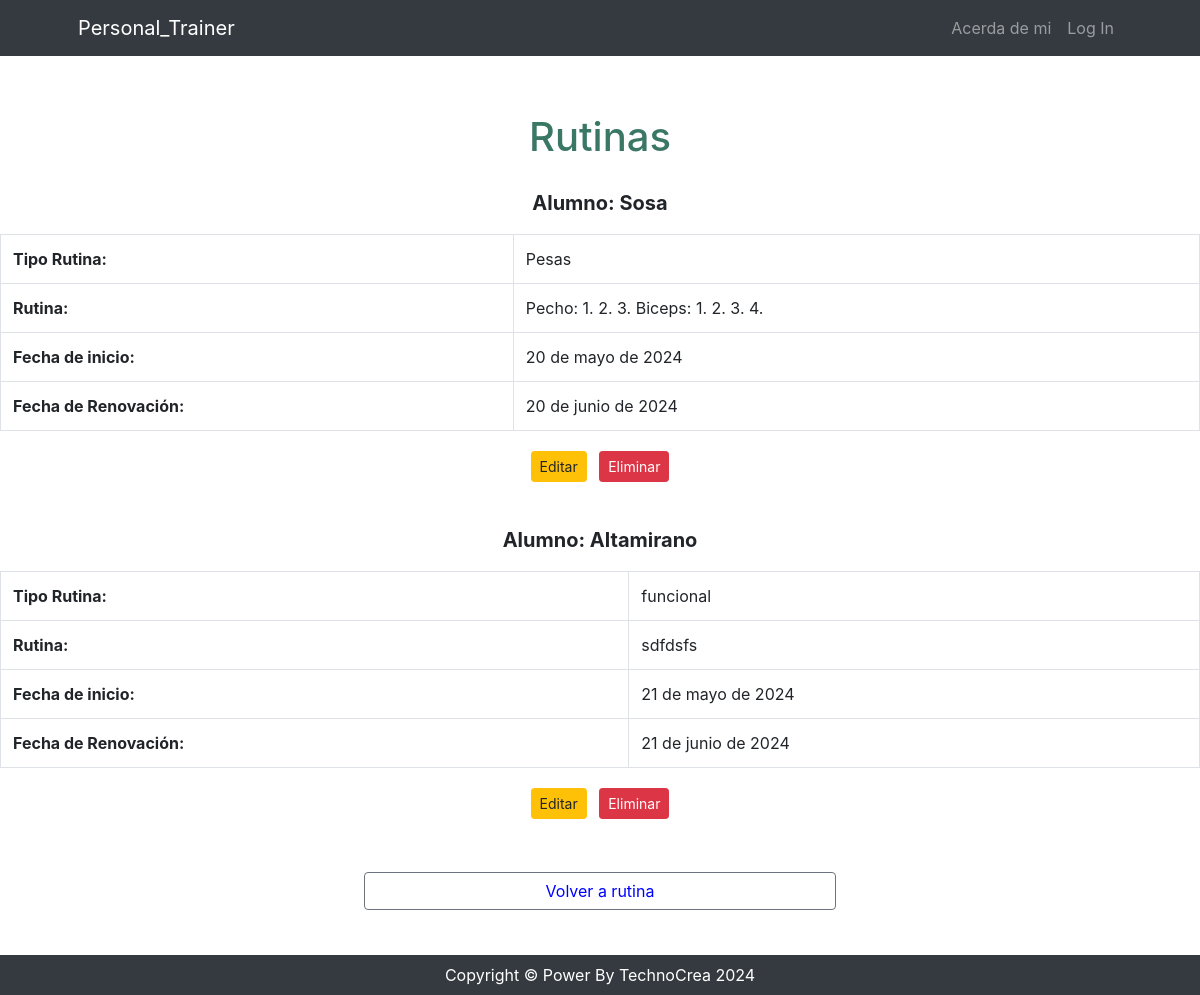
The app's page /usuario/rutina/list, older data.
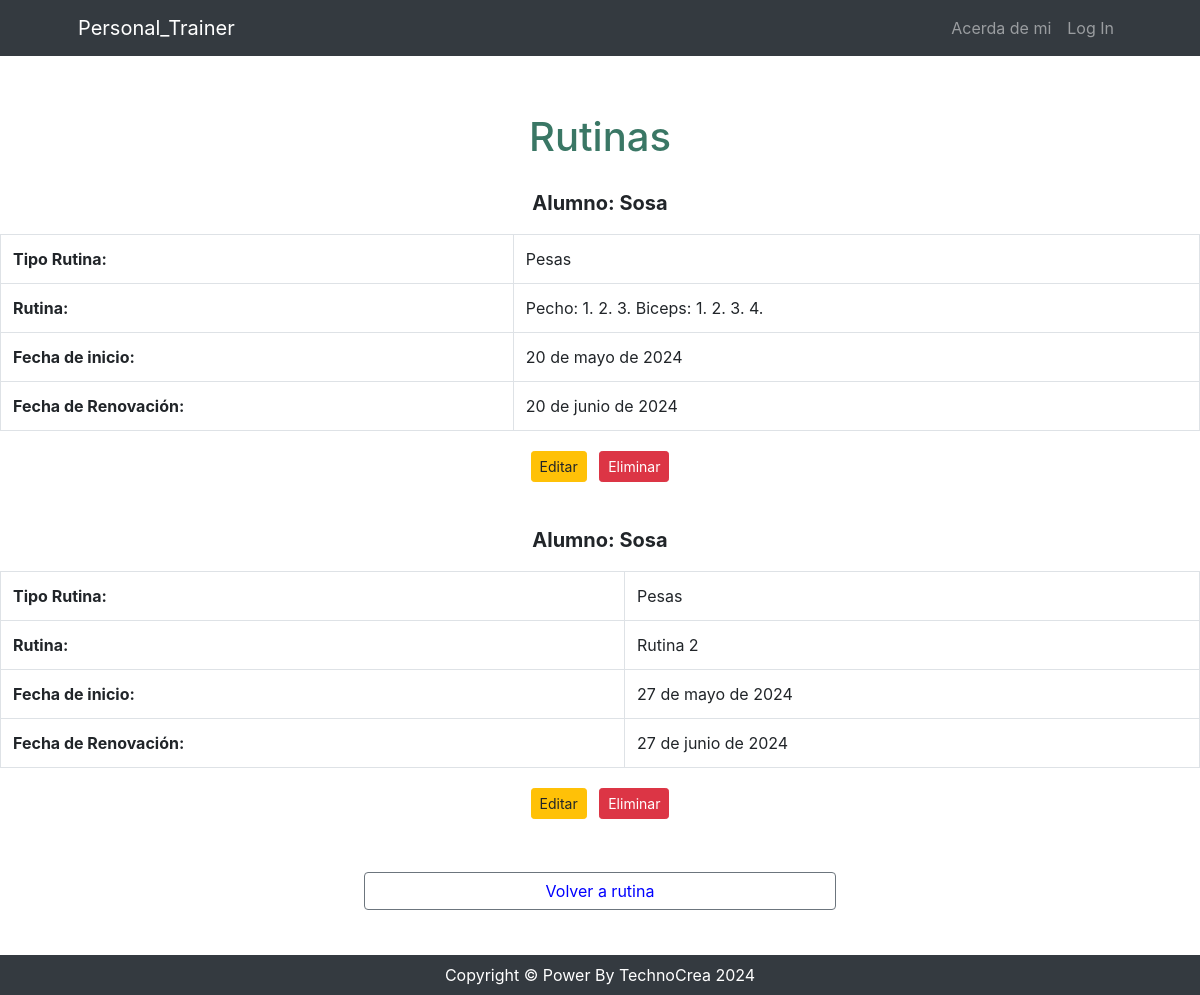
The same page, newer data.
### usuario/models.py (models this page shows, shortened)
class Rutina(models.Model):
    instructor = models.ForeignKey(Instructor, on_delete=models.CASCADE, verbose_name="Instructor asignado")
    alumno = models.ForeignKey(Alumno, on_delete=models.CASCADE, verbose_name="Alumno asignado")
    nombre = models.CharField(max_length=150, verbose_name="Nombre de la rutina")
    descripcion = models.TextField(verbose_name="Descripción")
    fecha_inicio = models.DateField(verbose_name="Fecha de inicio")
    fecha_fin = models.DateField(verbose_name="Fecha de fin")
    class Meta:
        verbose_name = 'Rutina'
        verbose_name_plural = 'Rutinas'

class Alumno(models.Model):
    dni = models.IntegerField()
    apellido = models.CharField(max_length=100)
    nombre = models.CharField(max_length=100)
    email = models.EmailField(unique=True)
    telefono = models.CharField(max_length=20, blank=True)
    fecha_nacimiento = models.DateField(null=True, blank=True)
    def __str__(self):
        return self.apellido
    class Meta:
        verbose_name = 'Alumno'
        verbose_name_plural = 'Alumnos'

### usuario/views.py (the view)
# urls.py: path('rutina/list', views.rutina_list, name='rutina_list'),
def rutina_list(request):
    busqueda = request.GET.get("busqueda", None)
    if busqueda:
        print(busqueda)
        consulta = Rutina.objects.filter(nombre__icontains=busqueda)
    else:
        consulta = Rutina.objects.all()
    contexto = {"rutinas": consulta}
    return render(request, "usuario/rutina_list.html", contexto)

### usuario/templates/usuario/rutina_list.html (shortened to what this page needs)
{% extends 'core/base.html' %}
{% block content %}
    <header>
        <h1 class="text-center" style="padding-top: 1.5cm; padding-bottom: 0.5cm; color: #3a7765;">Rutinas</h1>
    </header>
    <ul class="list-unstyled">
        <ul class="list-unstyled">
            {% for rutina in rutinas %}
            <li>
                <p class="font-weight-bold text-center" style="font-size: 1.25rem;">Alumno: {{ rutina.alumno }}</p>
                <div class="table-responsive">
                    <table class="table table-bordered">
                        <tbody>
                            <tr>
                                <td class="font-weight-bold">Tipo Rutina:</td>
                                <td>{{ rutina.nombre }}</td>
                            </tr>
                            <tr>
                                <td class="font-weight-bold">Rutina:</td>
                                <td>{{ rutina.descripcion }}</td>
                            </tr>
                            <tr>
                                <td class="font-weight-bold">Fecha de inicio:</td>
                                <td>{{ rutina.fecha_inicio }}</td>
                            </tr>
                            <tr>
                                <td class="font-weight-bold">Fecha de Renovación:</td>
                                <td>{{ rutina.fecha_fin }}</td>
                            </tr>
                        </tbody>
                    </table>
                    <div class="text-center">
                        <a href="{% url 'usuario:rutina_update' rutina.id %}" class="btn btn-warning btn-sm m-1">Editar</a>
                        <a href="{% url 'usuario:rutina_delete' rutina.id %}" class="btn btn-danger btn-sm m-1">Eliminar</a>
                    </div>
                </div>
                <div class="text-center">
                    <a href="" class="btn btn-close-white btn-sm m-1">Volver a Rutina</a>
                </div>
            </li>
            {% endfor %}
        </ul>
        <div style="text-align: center; padding: 10px; margin-bottom: 75px;">
            <a href="{% url 'usuario:rutina_main' %}" class="btn btn-outline-secondary" style="width: 40%; color: blue;">Volver a rutina</a>
        </div>
{% endblock content %}

Row changes from the older to the newer data that the page shows:
removed Rutina: alumno "Altamirano", nombre "funcional", descripcion "sdfdsfs", fecha_inicio "21 de mayo de 2024", fecha_fin "21 de junio de 2024"
added Rutina: alumno "Sosa", nombre "Pesas", descripcion "Rutina 2", fecha_inicio "27 de mayo de 2024", fecha_fin "27 de junio de 2024"
